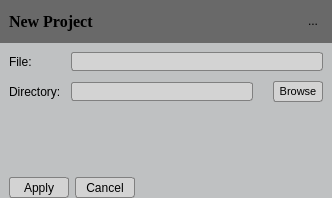
<?xml version="1.0" encoding="UTF-8"?>
<ui version="4.0">
 <class>NewProject</class>
 <widget class="QDialog" name="NewProject">
  <property name="geometry">
   <rect>
    <x>0</x>
    <y>0</y>
    <width>332</width>
    <height>198</height>
   </rect>
  </property>
  <property name="sizePolicy">
   <sizepolicy hsizetype="Fixed" vsizetype="Fixed">
    <horstretch>0</horstretch>
    <verstretch>0</verstretch>
   </sizepolicy>
  </property>
  <property name="minimumSize">
   <size>
    <width>0</width>
    <height>0</height>
   </size>
  </property>
  <property name="maximumSize">
   <size>
    <width>520</width>
    <height>265</height>
   </size>
  </property>
  <property name="windowTitle">
   <string>Dialog</string>
  </property>
  <property name="styleSheet">
   <string notr="true">QWidget {
	background-color: rgb(191,193,194);
}

/*	Push button*/
QPushButton {
	min-height: 19px;
	max-height: 19px;
	border: 1px solid gray;
	border-radius: 3px;
	background-color: lightgray;
	selection-background-color: gray;
}

QPushButton:hover {
	background-color: gray;
	border-radius: 3px;
}



/*Tool button*/
QToolButton {
	max-width: 20px;
	max-height: 20px;
	border: 0px solid gray;
}

/*Line edit*/
QLineEdit {
    border: 1px solid gray;
	border-radius: 3px;
    background-color: lightgray;
    selection-background-color: darkgray;
}</string>
  </property>
  <layout class="QVBoxLayout" name="verticalLayout_2">
   <property name="spacing">
    <number>0</number>
   </property>
   <property name="leftMargin">
    <number>0</number>
   </property>
   <property name="topMargin">
    <number>0</number>
   </property>
   <property name="rightMargin">
    <number>0</number>
   </property>
   <property name="bottomMargin">
    <number>0</number>
   </property>
   <item>
    <widget class="QFrame" name="m_pFrameTitle">
     <property name="minimumSize">
      <size>
       <width>0</width>
       <height>43</height>
      </size>
     </property>
     <property name="maximumSize">
      <size>
       <width>16777215</width>
       <height>43</height>
      </size>
     </property>
     <property name="styleSheet">
      <string notr="true">background-color:rgb(105,105,105);
</string>
     </property>
     <property name="frameShape">
      <enum>QFrame::NoFrame</enum>
     </property>
     <property name="frameShadow">
      <enum>QFrame::Raised</enum>
     </property>
     <layout class="QHBoxLayout" name="horizontalLayout">
      <item>
       <widget class="QLabel" name="m_pLabelTitle">
        <property name="font">
         <font>
          <family>Times New Roman</family>
          <pointsize>12</pointsize>
          <weight>75</weight>
          <bold>true</bold>
         </font>
        </property>
        <property name="text">
         <string>New Project</string>
        </property>
       </widget>
      </item>
      <item>
       <widget class="QToolButton" name="m_pToolButtonCancel">
        <property name="text">
         <string>...</string>
        </property>
        <property name="icon">
         <iconset resource="../../../Resources/Icons/icons.qrc">
          <normaloff>:/close-icon.png</normaloff>:/close-icon.png</iconset>
        </property>
       </widget>
      </item>
     </layout>
    </widget>
   </item>
   <item>
    <layout class="QFormLayout" name="m_pLayoutData">
     <property name="fieldGrowthPolicy">
      <enum>QFormLayout::AllNonFixedFieldsGrow</enum>
     </property>
     <property name="horizontalSpacing">
      <number>10</number>
     </property>
     <property name="verticalSpacing">
      <number>10</number>
     </property>
     <property name="leftMargin">
      <number>9</number>
     </property>
     <property name="topMargin">
      <number>9</number>
     </property>
     <property name="rightMargin">
      <number>9</number>
     </property>
     <item row="0" column="0">
      <widget class="QLabel" name="m_pLabelCategory">
       <property name="text">
        <string>File:</string>
       </property>
      </widget>
     </item>
     <item row="1" column="0">
      <widget class="QLabel" name="m_pLabelProduct">
       <property name="text">
        <string>Directory:</string>
       </property>
      </widget>
     </item>
     <item row="0" column="1">
      <widget class="QLineEdit" name="m_pLineEditFileName">
       <property name="minimumSize">
        <size>
         <width>0</width>
         <height>19</height>
        </size>
       </property>
      </widget>
     </item>
     <item row="1" column="1">
      <layout class="QHBoxLayout" name="horizontalLayout_2">
       <property name="spacing">
        <number>20</number>
       </property>
       <item>
        <widget class="QLineEdit" name="m_pLineEditDirectory">
         <property name="minimumSize">
          <size>
           <width>0</width>
           <height>19</height>
          </size>
         </property>
        </widget>
       </item>
       <item>
        <widget class="QPushButton" name="m_pPushButtonBrowseDir">
         <property name="sizePolicy">
          <sizepolicy hsizetype="Fixed" vsizetype="Fixed">
           <horstretch>0</horstretch>
           <verstretch>0</verstretch>
          </sizepolicy>
         </property>
         <property name="minimumSize">
          <size>
           <width>50</width>
           <height>21</height>
          </size>
         </property>
         <property name="maximumSize">
          <size>
           <width>16777215</width>
           <height>21</height>
          </size>
         </property>
         <property name="font">
          <font>
           <family>MS Shell Dlg 2</family>
           <pointsize>8</pointsize>
           <weight>50</weight>
           <italic>false</italic>
           <bold>false</bold>
           <strikeout>false</strikeout>
          </font>
         </property>
         <property name="text">
          <string>Browse</string>
         </property>
         <property name="default">
          <bool>true</bool>
         </property>
         <property name="flat">
          <bool>true</bool>
         </property>
        </widget>
       </item>
      </layout>
     </item>
     <item row="3" column="0" colspan="2">
      <layout class="QHBoxLayout" name="m_pLayoutButtonBox">
       <property name="spacing">
        <number>6</number>
       </property>
       <property name="sizeConstraint">
        <enum>QLayout::SetDefaultConstraint</enum>
       </property>
       <item>
        <widget class="QPushButton" name="m_pPushButtonApply">
         <property name="minimumSize">
          <size>
           <width>60</width>
           <height>21</height>
          </size>
         </property>
         <property name="maximumSize">
          <size>
           <width>16777215</width>
           <height>21</height>
          </size>
         </property>
         <property name="text">
          <string>Apply</string>
         </property>
        </widget>
       </item>
       <item>
        <widget class="QPushButton" name="m_pPushButtonCancel">
         <property name="sizePolicy">
          <sizepolicy hsizetype="Minimum" vsizetype="Minimum">
           <horstretch>0</horstretch>
           <verstretch>0</verstretch>
          </sizepolicy>
         </property>
         <property name="minimumSize">
          <size>
           <width>60</width>
           <height>21</height>
          </size>
         </property>
         <property name="maximumSize">
          <size>
           <width>16777215</width>
           <height>21</height>
          </size>
         </property>
         <property name="text">
          <string>Cancel</string>
         </property>
        </widget>
       </item>
       <item>
        <spacer name="horizontalSpacer">
         <property name="orientation">
          <enum>Qt::Horizontal</enum>
         </property>
         <property name="sizeHint" stdset="0">
          <size>
           <width>40</width>
           <height>20</height>
          </size>
         </property>
        </spacer>
       </item>
      </layout>
     </item>
     <item row="2" column="0" colspan="2">
      <spacer name="verticalSpacer">
       <property name="orientation">
        <enum>Qt::Vertical</enum>
       </property>
       <property name="sizeHint" stdset="0">
        <size>
         <width>20</width>
         <height>40</height>
        </size>
       </property>
      </spacer>
     </item>
    </layout>
   </item>
  </layout>
 </widget>
 <resources>
  <include location="../../../Resources/Icons/icons.qrc"/>
 </resources>
 <connections/>
</ui>
